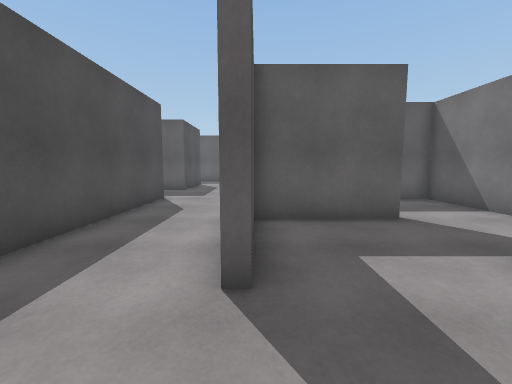
view 1 (above)

24 first-person views from a walk through a Unity game level. The camera is 1.3 m above the floor, tilts 6° down and sees 90° across. The floor is counted in squares, 1 m on a side. Each view is taken from the middle of a square. On the plan, view 1 faces up. The plan holds only what a view shows up to about 13 squares ahead; the rest is blank. The place goes on beyond the plan. The player character is not drawn.

view 2
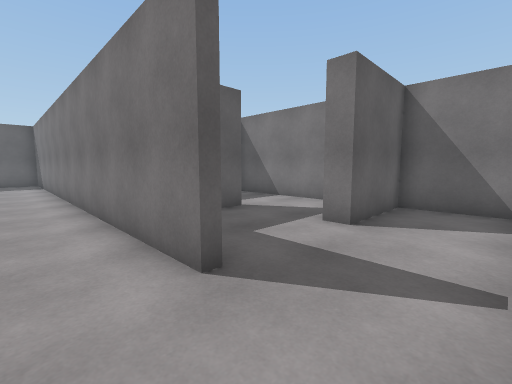

view 3
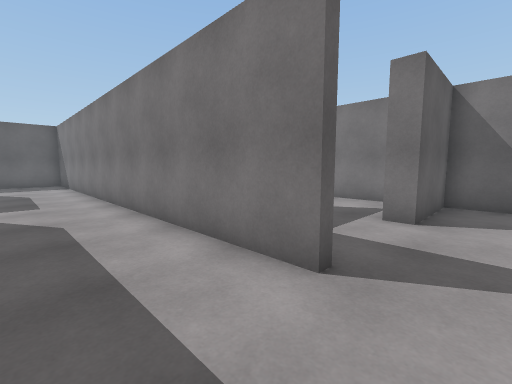

view 4
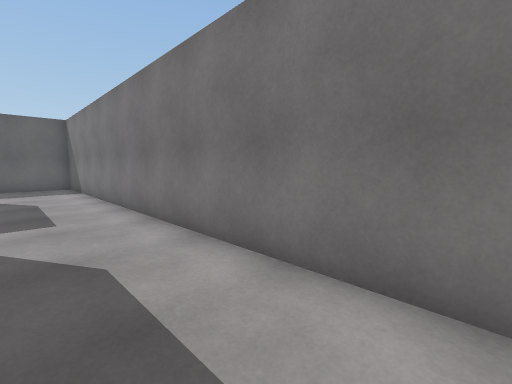

view 5
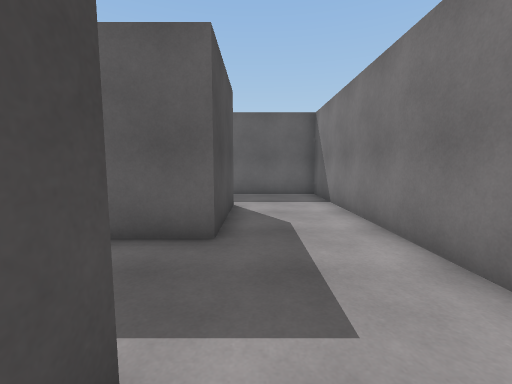

view 6
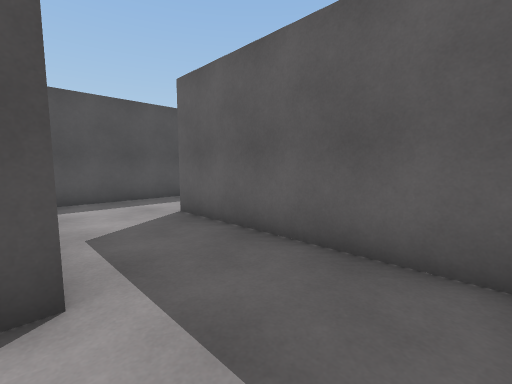

view 7
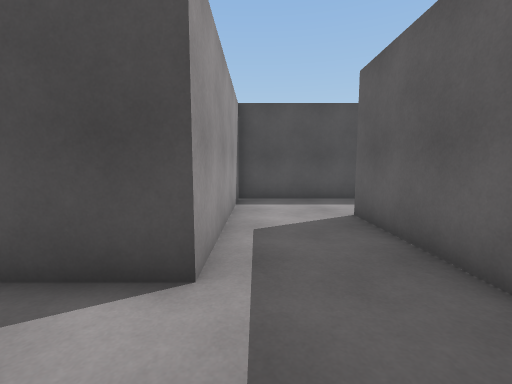

view 8
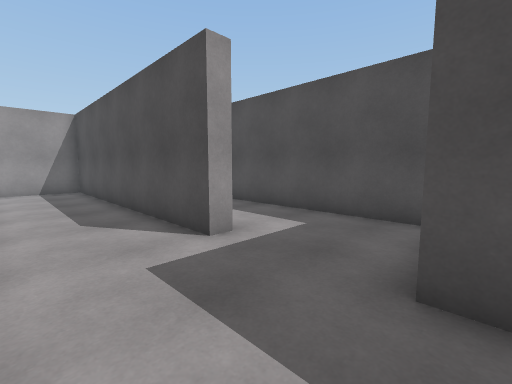

view 9
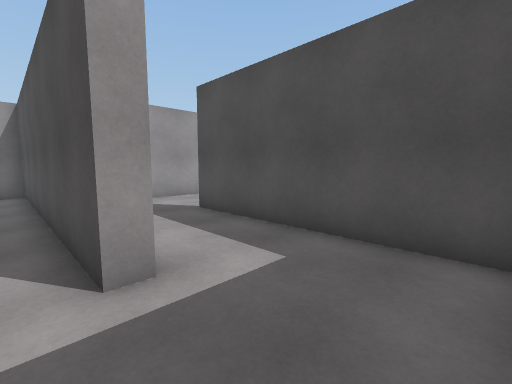

view 10
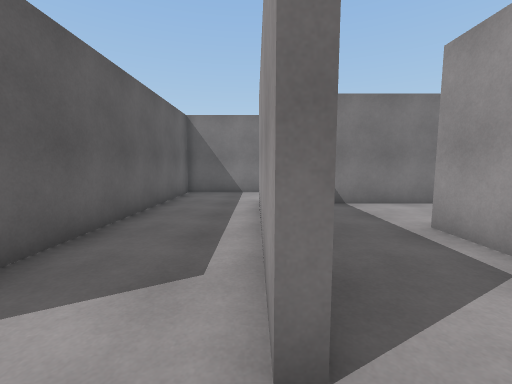

view 11
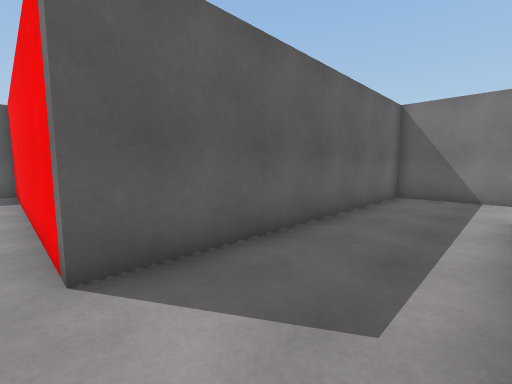

view 12
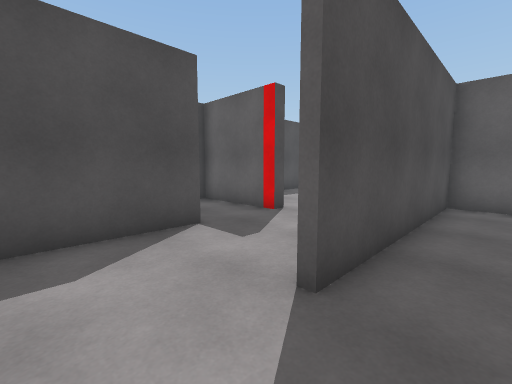

view 13
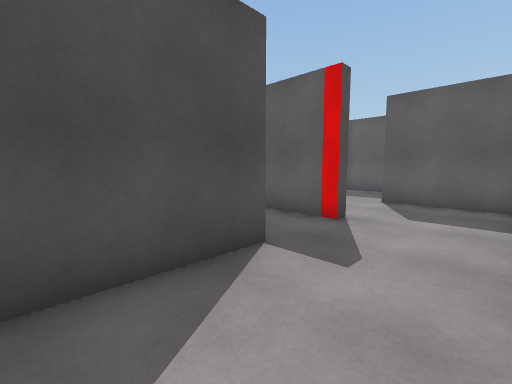

view 14
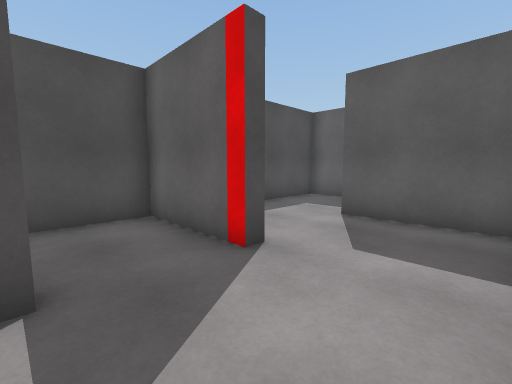

view 15
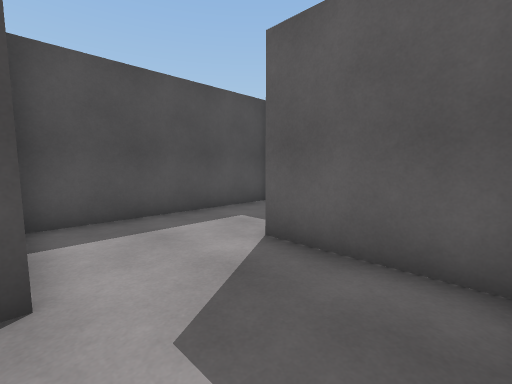

view 16
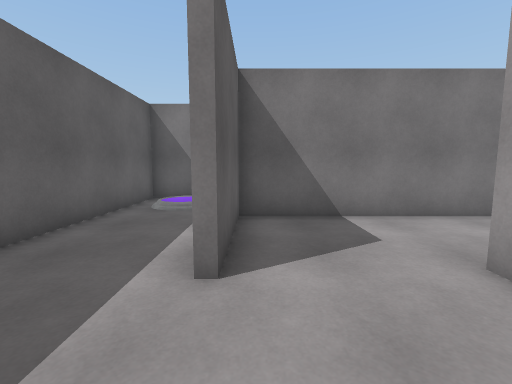

view 17
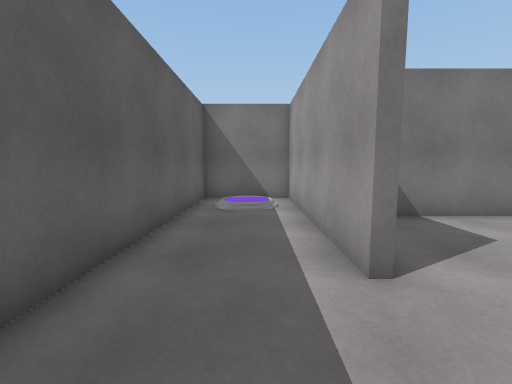

view 18
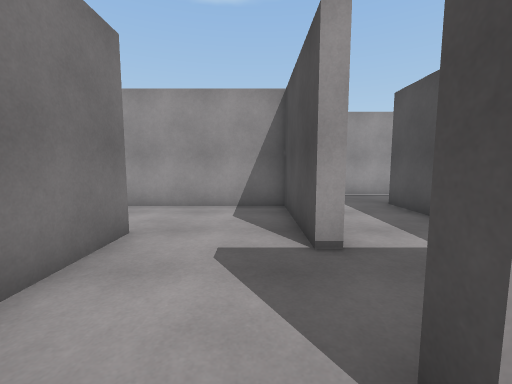

view 19
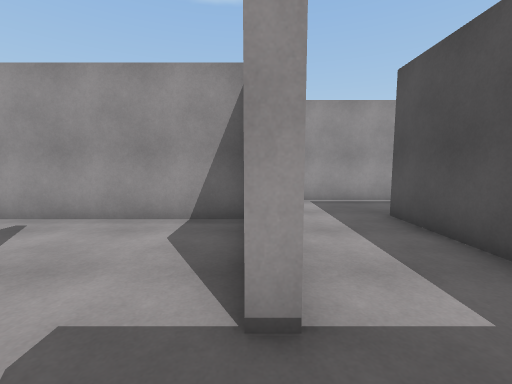

view 20
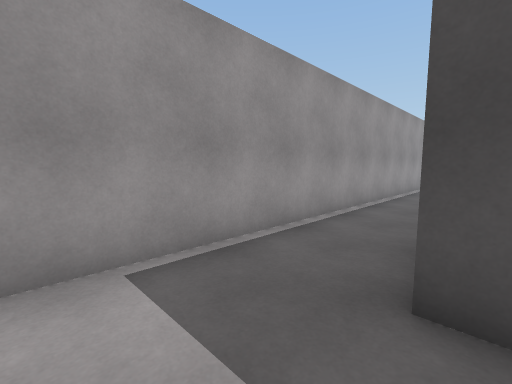

view 21
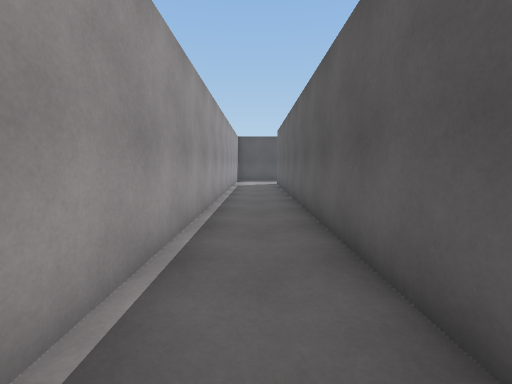

view 22
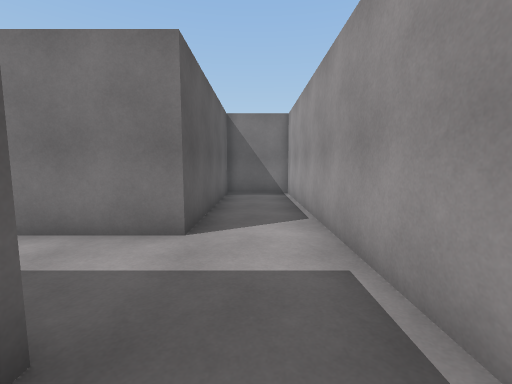

view 23
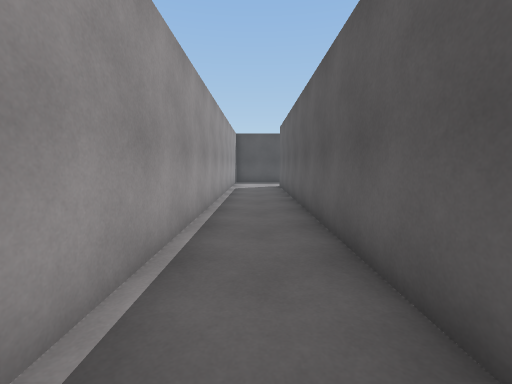

view 24
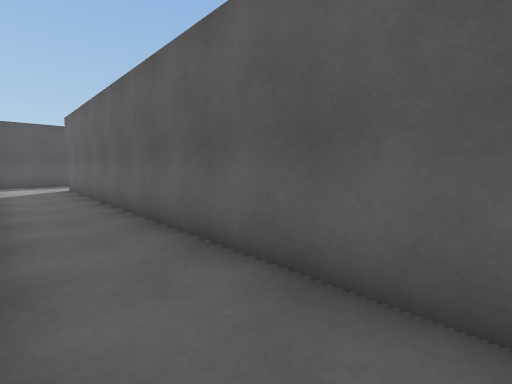

### Floor plan
Ten units are one square. View 1 is at (0, 0); x grows to the right and y downward. Boxes are objects, and circles mark ways between rooms. Rooms are numbered by the first view taken in them; rooms with no view inside come last. Other rooms are left out.
<svg viewBox="-290 -260 361 270">
<path fill="none" stroke="#000" d="M-42 -101 -37 -101 -37 5 -10 5M0 -46 0 -25M36 -62 -1 -62M-4 -25 -4 -206 -76 -206 -76 -209M-109 -224 -109 -173 -37 -173 -37 -134M-76 -242 -76 -255M66 1 66 -25 32 -25 32 -31M-76 -61 -76 -134 -112 -134M-109 -71 -109 -29 -48 -29M-109 -101 -109 -97M-37 -134 -73 -134 -73 -61M-112 -137 -40 -137 -40 -170 -145 -170 -145 -102M-164 -25 -285 -25M-145 -56 -145 -24M-114 -71 -109 -71M-109 -97 -145 -97 -145 -72M-285 5 -42 5 -42 -25 -114 -25 -114 -55"/>
<circle cx="-40" cy="-115" r="3" fill="#2a7"/>
<circle cx="-110" cy="-115" r="3" fill="#2a7"/>
<circle cx="-110" cy="-85" r="3" fill="#2a7"/>
<text x="-30" y="-110">1</text>
<text x="-80" y="-80">2</text>
<text x="-100" y="-140">3</text>
<text x="-160" y="-20">4</text>
</svg>
Room 1 opens to room 2. Room 2 opens to room 3. Room 2 opens to room 4.

Where each view was taken, in squares from view 1:
view 1: 0 up, 0 right, facing up
view 2: 0 up, 2 left, facing up-right
view 3: 1 up, 3 left, facing up-right
view 4: 4 up, 3 left, facing up-right
view 5: 9 up, 3 left, facing up
view 6: 17 up, 1 left, facing up-left
view 7: 18 up, 1 left, facing left
view 8: 14 up, 1 left, facing down-left
view 9: 13 up, 3 left, facing down-left
view 10: 21 up, 9 left, facing right
view 11: 21 up, 8 left, facing up-right
view 12: 4 up, 6 left, facing up-left
view 13: 4 up, 8 left, facing up-left
view 14: 7 up, 8 left, facing up-left
view 15: 10 up, 8 left, facing up-left
view 16: 13 up, 14 left, facing right
view 17: 15 up, 14 left, facing right
view 18: 11 up, 10 left, facing down
view 19: 9 up, 11 left, facing down
view 20: 3 up, 12 left, facing down-left
view 21: 1 up, 15 left, facing left
view 22: 1 up, 16 left, facing right
view 23: 1 up, 17 left, facing left
view 24: 0 up, 17 left, facing up-left
